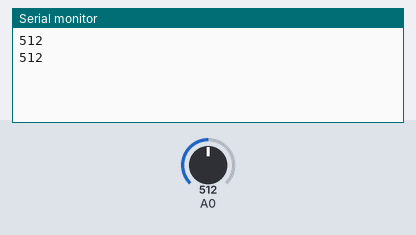
The sketch below on a simulated Arduino Uno, built with avr-gcc and run on an emulated ATmega328P. On the bench: the last lines printed to the serial monitor. Inputs (shaded band) come from the test bench; at power-on: A0 = 512.

Above: at 10.8 s.
10.9 s: A0 set to 716
At 20.7 s:
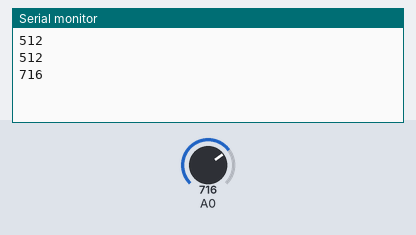
20.9 s: A0 set to 900
At 30.7 s:
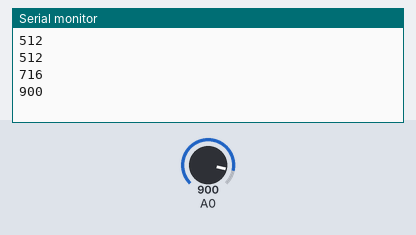
Timing chart, 0 to 32.2 s (numbered marks = the images above; inputs shaded):
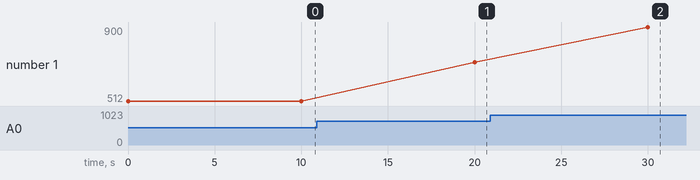

The sketch:

Calibration_Code.ino
```cpp
void setup() {
Serial.begin(9600);
}

void loop() {
int val;

val = analogRead(0);
Serial.print(val);
Serial.print("\n");
delay(10000);
}
```

Measured:
- after the input at 10.9 s, the serial monitor: prints a new line after 9.1 s (image 1)
- after the input at 20.9 s, the serial monitor: prints a new line after 9.1 s (image 2)
- plotted number 1: 512 → 716 after the input at 10.9 s, 716 → 900 after the input at 20.9 s
